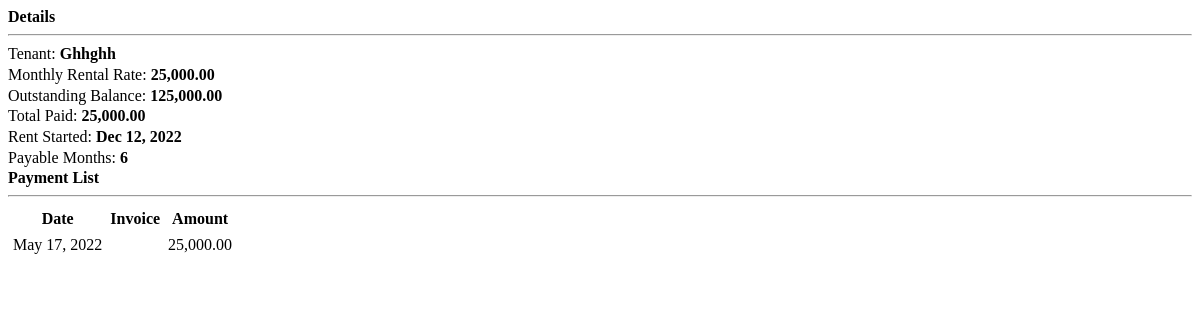
The page /view_payment.php?id=38 on the database as committed earlier.
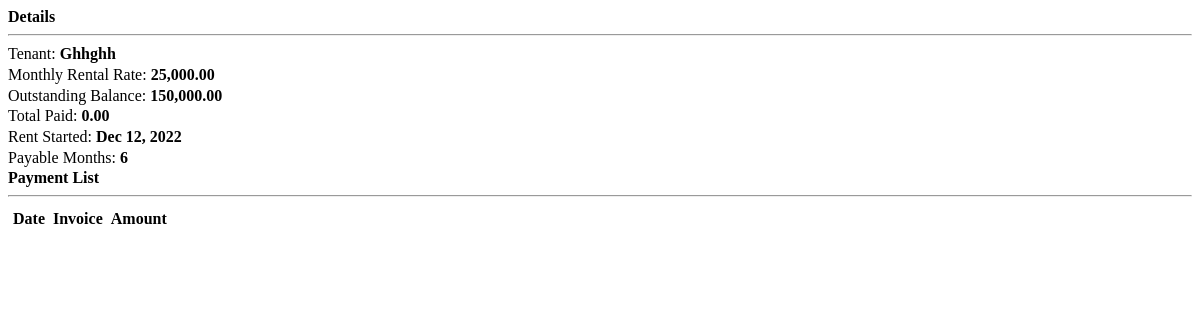
The same page on the database as committed later.
### tables this page shows
CREATE TABLE `payments` (
  `id` int(11) NOT NULL,
  `tenant_id` int(11) NOT NULL,
  `amount` float NOT NULL,
  `invoice` varchar(50) NOT NULL,
  `invoicedate` date NOT NULL,
  `date_created` datetime NOT NULL DEFAULT current_timestamp()
);

### view_payment.php (the view, shortened to what this page needs)
<?php include 'db_connect.php' ?>
<?php
$tenants =$conn->query("SELECT t.*,concat(t.firstname) as name,h.house_no,h.price FROM tenants t inner join houses h on h.id = t.house_id where t.id = {$_GET['id']} ");
$months = abs(strtotime(date('Y-m-d')." 23:59:59") - strtotime($date_in." 23:59:59"));
$months = floor(($months) / (30*60*60*24));
$payable = $price * $months;
$paid = $conn->query("SELECT SUM(amount) as paid FROM payments where tenant_id =".$_GET['id']);
$paid = $paid->num_rows > 0 ? $paid->fetch_array()['paid'] : 0;
$outstanding = $payable - $paid;
?>
<div class="container-fluid">
	<div class="col-lg-12">
		<div class="row">
			<div class="col-md-4">
				<div id="details">
					<large><b>Details</b></large>
					<hr>
					<p>Tenant: <b><?php echo ucwords($name) ?></b></p>
					<p>Monthly Rental Rate: <b><?php echo number_format($price,2) ?></b></p>
					<p>Outstanding Balance: <b><?php echo number_format($outstanding,2) ?></b></p>
					<p>Total Paid: <b><?php echo number_format($paid,2) ?></b></p>
					<p>Rent Started: <b><?php echo date("M d, Y",strtotime($date_in)) ?></b></p>
					<p>Payable Months: <b><?php echo $months ?></b></p>
				</div>
			</div>
			<div class="col-md-8">
				<large><b>Payment List</b></large>
					<hr>
				<table class="table table-condensed table-striped">
					<thead>
						<tr>
							<th>Date</th>
							<th>Invoice</th>
							<th>Amount</th>
						</tr>
					</thead>
					<tbody>
						<?php
						$payments = $conn->query("SELECT * FROM payments where tenant_id = $id");
						if($payments->num_rows > 0):
						while($row=$payments->fetch_assoc()):
						?>
					<tr>
						<td><?php echo date("M d, Y",strtotime($row['date_created'])) ?></td>
						<td><?php echo $row['invoice'] ?></td>
						<td class='text-right'><?php echo number_format($row['amount'],2) ?></td>
					</tr>
					<?php endwhile; ?>
					<?php else: ?>
					<?php endif; ?>
					</tbody>
				</table>
			</div>
		</div>
	</div>
</div>

### view_payment.php (style rules this page uses)
#details p { margin: unset; padding: unset; line-height: 1.3em; }
td, th { padding: 3px !important; }

Rows that differ between the two databases and show on the page:
removed payments: date_created "May 17, 2022", amount "25,000.00"
Other text that changed with them:
$outstanding: "125,000.00" → "150,000.00"
$paid: "25,000.00" → "0.00"
